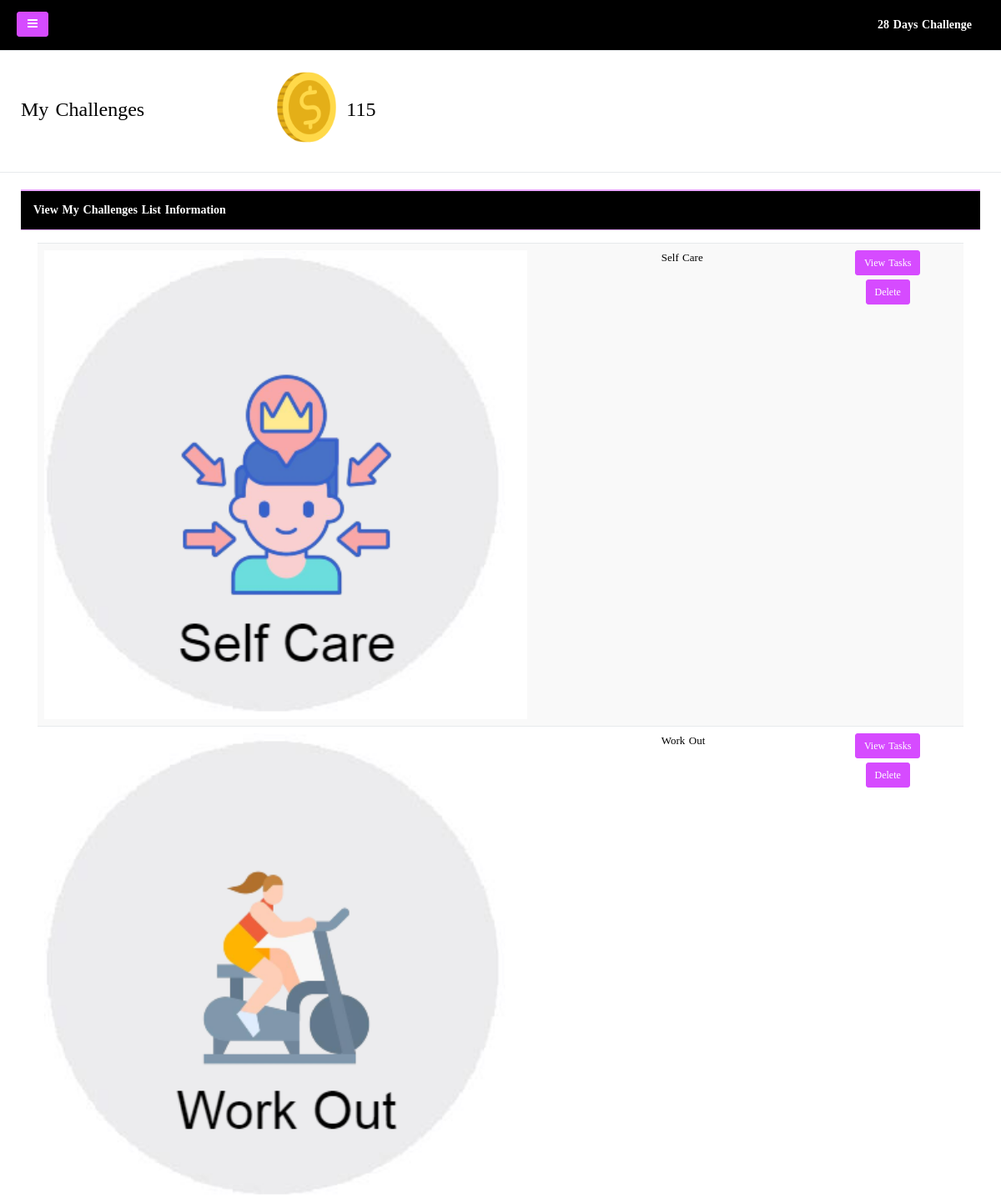
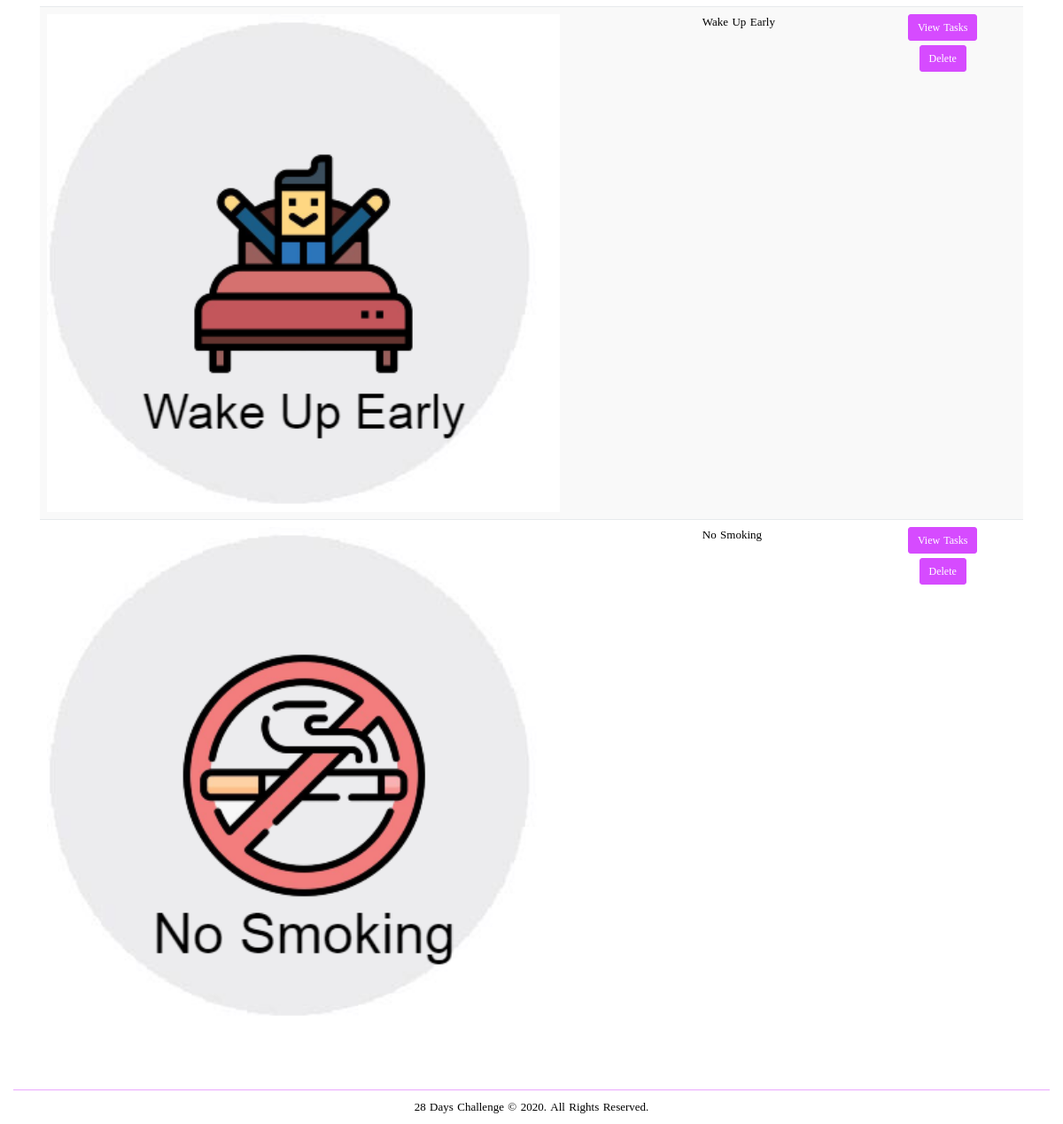
/Users/My_Challenges.php (signed in), run on the app's committed database (2 pictures, top to bottom).
### tables this page shows
CREATE TABLE `users` (
  `ID` int(20) NOT NULL,
  `Full_Name` varchar(250) NOT NULL,
  `DOB` varchar(250) NOT NULL,
  `Email_Address` varchar(250) NOT NULL,
  `Password` varchar(250) NOT NULL,
  `Total_Points` int(20) NOT NULL,
  `Status` varchar(250) NOT NULL,
  `Add_Date_Time` timestamp NOT NULL DEFAULT current_timestamp() ON UPDATE current_timestamp()
);

CREATE TABLE `users_challenges` (
  `ID` int(20) NOT NULL,
  `U_ID` int(20) NOT NULL,
  `C_ID` int(20) NOT NULL
);

CREATE TABLE `challenges` (
  `ID` int(20) NOT NULL,
  `Title` varchar(250) NOT NULL,
  `Description` varchar(250) NOT NULL,
  `Picture` varchar(250) NOT NULL
);

### Users/My_Challenges.php (the view, shortened to what this page needs)
<?php
include("../includes/config.php");
$U_ID = $_SESSION['U_Log'];
$sql1 = mysqli_query($dbConn,"SELECT * FROM users where ID='$U_ID'");
$row1 = mysqli_fetch_array($sql1);
$Total_Points=$row1['Total_Points'];
?>
<!DOCTYPE html>
<html>
<head>
    <link href="../css/bootstrap.min.css" rel="stylesheet">
    <link href="../font-awesome/css/font-awesome.css" rel="stylesheet">
	    <link href="../css/plugins/dataTables/datatables.min.css" rel="stylesheet">
    <link href="../css/plugins/toastr/toastr.min.css" rel="stylesheet">
    <link href="../js/plugins/gritter/jquery.gritter.css" rel="stylesheet">
    <link href="../css/animate.css" rel="stylesheet">
    <link href="../css/style.css" rel="stylesheet">
</head>
<body class="canvas-menu" style="style background-image: url('../img/bg.png'); background-size: 100% 100%; background-repeat: no-repeat;">
    <div id="wrapper" >
        <div id="page-wrapper" class="gray-bg dashbard-1">
        <div class="row border-bottom">
        <nav class="navbar navbar-static-top" role="navigation" style="margin-bottom: 0">
        <div class="navbar-header">
            <a class="navbar-minimalize minimalize-styl-2 btn btn-primary " href="#"><i class="fa fa-bars"></i> </a>
        </div>
            <ul class="nav navbar-top-links navbar-right">
                <li >
                    <a style="color:#fff" href="">
                         28 Days Challenge
                    </a>
                </li>
            </ul>
        </nav>
        </div>
        <div class="row wrapper border-bottom white-bg page-heading">
                <div class="col-lg-10">
                    <h2>My Challenges &nbsp;&nbsp;&nbsp;&nbsp;&nbsp;&nbsp;&nbsp;&nbsp;&nbsp;&nbsp;&nbsp;&nbsp;&nbsp;&nbsp;&nbsp;&nbsp;&nbsp;<img src="../img/coins.png" width="10%"/><?php echo $Total_Points; ?></h2>
                </div>
                <div class="col-lg-2">
                </div>
            </div>
 <div class="wrapper wrapper-content animated fadeInRight">
            <div class="row">
                <div class="col-lg-12">
                <div class="ibox float-e-margins">
                    <div class="ibox-title">
                        <h5>View My Challenges List Information</h5>
                    </div>
                          <div class="ibox-content">
                     <div class="table-responsive">
                    <table class="table table-striped" >
                    <tbody>
                    <?php
					$sql1 = mysqli_query($dbConn,"select * from users_challenges where U_ID='$U_ID' order by ID DESC");
					while ($row1 = mysqli_fetch_array($sql1)){
				$UC_ID=$row1['ID'];
				$C_ID=$row1['C_ID'];
						$sql2 = mysqli_query($dbConn,"select * from challenges where ID='$C_ID'");
						$row2 = mysqli_fetch_array($sql2);
						$Title=$row2['Title'];
						$Picture=$row2['Picture'];
					?>
                    <tr class="grade">
                          <td><img src="../Administrator/<?php echo $Picture; ?>" width="80%"/></td>
                          <td><?php echo $Title; ?></td>
 <td><center>
 <a href="View_Tasks.php?C_ID=<?php echo $C_ID; ?>" class="btn btn-primary btn-sm" role="button">View Tasks</a>
<br>
 <a href="JavaScript:if(confirm('Are You Sure To Delete This Challenge ?')==true)
{window.location='Delete_User_Challenge.php?U_ID=<?php echo $U_ID; ?>&C_ID=<?php echo $C_ID; ?>&UC_ID=<?php echo $UC_ID; ?>';}" class="btn btn-primary btn-sm" role="button">Delete</a>
 </center></td>
 </tr>
                    <?php
					}
					?>
                    </tbody>
                    </table>
                        </div>
                        </div>
                    </div>
                </div>
               <br><br><br>
                <div class="footer">
                    <div>
                         <center>28 Days Challenge © 2020. All Rights Reserved.</center>
                    </div>
                </div>
            </div>
        </div>
        </div>
        </div>
</body>
</html>

### Users/My_Challenges.php (style rules this page uses)
body { font-family: myFirstFont; }

### data on the page
users: Total_Points "115"
users_challenges: C_ID.Picture (picture), C_ID.Title "Self Care"
users_challenges: C_ID.Picture (picture), C_ID.Title "Work Out"
users_challenges: C_ID.Picture (picture), C_ID.Title "Wake Up Early"
users_challenges: C_ID.Picture (picture), C_ID.Title "No Smoking"
